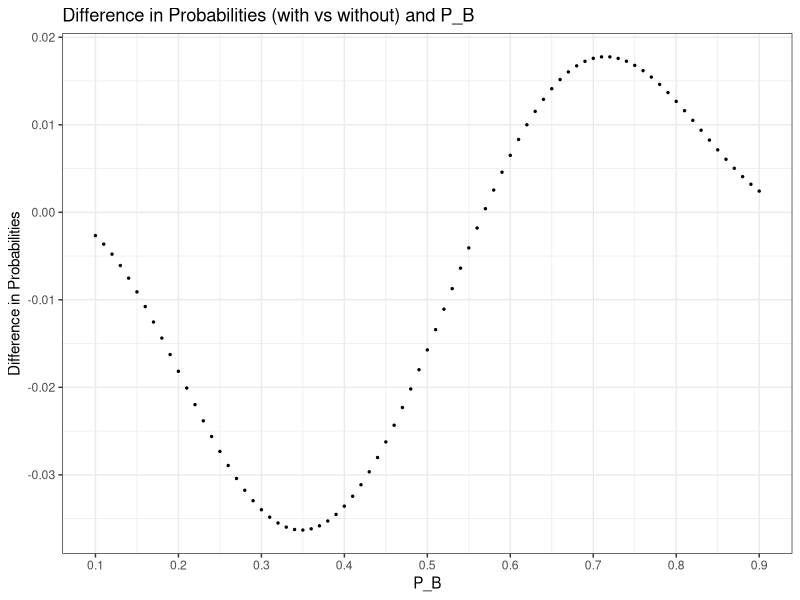
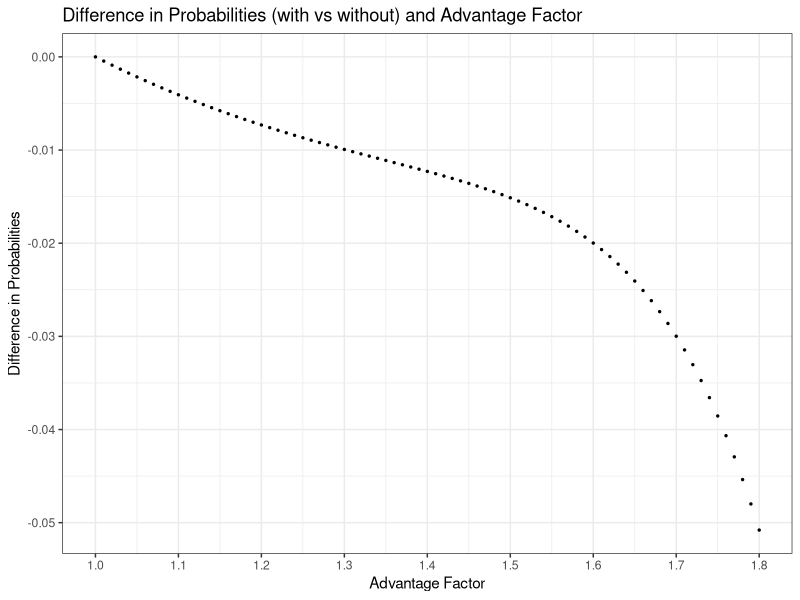

Recreate these plots in R, in order.
## ---- chunk 1
library('tidyverse')
library('ggplot2')
library('dplyr')
library('data.table')
## ---- chunk 2
# P(Braves win head-to-head match-up without home-field advantage)
p_b <- 0.55

# Home-field advantage multiplier
H <- 1.1
## ---- chunk 3
# sequence of game locations
loc <- c('NYC', 'NYC', 'ATL', 'ATL', 'ATL', 'NYC', 'NYC')
## ---- chunk 4
# function that Braves win without home-field advantage
p_without <- function(p_b) {
  # 1 - P(B<=3)
  1 - pbinom(3, 7, p_b)
}
## ---- chunk 5
# Partial answer to question1
(
  answer1_without <- p_without(p_b) # p_b = 0.55
)
## ---- chunk 6
p_with <- function(p_b, H) {
  p_b_h <- p_b * H
  p_b_a <- 1 - (1-p_b)*H
  1-(
    dbinom(0, 3, p_b_h) * dbinom(0, 4, p_b_a) +
    dbinom(1, 3, p_b_h) * dbinom(0, 4, p_b_a) +
    dbinom(0, 3, p_b_h) * dbinom(1, 4, p_b_a) +
    dbinom(0, 3, p_b_h) * dbinom(2, 4, p_b_a) +
    dbinom(1, 3, p_b_h) * dbinom(1, 4, p_b_a) +
    dbinom(2, 3, p_b_h) * dbinom(0, 4, p_b_a) +
    dbinom(0, 3, p_b_h) * dbinom(3, 4, p_b_a) + 
    dbinom(1, 3, p_b_h) * dbinom(2, 4, p_b_a) +
    dbinom(2, 3, p_b_h) * dbinom(1, 4, p_b_a) +
    dbinom(3, 3, p_b_h) * dbinom(0, 4, p_b_a)
  )
}
## ---- chunk 7
# Partial answer to question1
(
  answer1_with <- p_with(p_b, H) # p_b = 0.55 and H = 1.1
)
## ---- chunk 8
(
  answer1_difference <- abs(answer1_without - answer1_with)
)
## ---- chunk 9
set.seed(114514)
## ---- chunk 10
# simulation without home-field advantage
simulate_without <- function(p_b, size=1000000) {
  sum(rbinom(size,7,p_b)>=4)/size
}
## ---- chunk 11
# Partial answer to question2
(
  answer2_without <-simulate_without(p_b = p_b) # p_b = 0.55 
)
## ---- chunk 12
# simulation with home-field advantage
simulate_with <- function(p_b, H, size = 1000000) {
  p_b_h <- p_b * H
  p_b_a <- 1 - (1-p_b)*H
  sum(rbinom(size, 3, p_b_h) + rbinom(size, 4, p_b_a) >= 4)/size
}
## ---- chunk 13
(
  answer2_with <- simulate_with(p_b = p_b, H = H)
)
## ---- chunk 14
(
  answer2_difference <- abs(answer2_without - answer2_with)
)
## ---- chunk 15
# absolute error
(
  answer3_abserror_without <- abs(answer2_without - answer1_without)
)
(
  answer3_abserror_with <- abs(answer2_with - answer1_with)
)

# relative error
(
  answer3_relerror_without <- answer3_abserror_without / answer1_without
)
(
  answer3_relerror_with <- answer3_abserror_with / answer1_with
)
## ---- chunk 16
# Initialize an empty matrix
answer4_matrix <- data.frame(matrix(NA,81,0))
## ---- chunk 17
# set values of p_b
answer4_matrix$pb <- seq(0.1, 0.9, 0.01)
## ---- chunk 18
# calculate the probabilities
answer4_matrix$Without <- p_without(answer4_matrix$pb)
answer4_matrix$With <- p_with(answer4_matrix$pb, H=1.1)
answer4_matrix$difference <- answer4_matrix$With - answer4_matrix$Without
## ---- chunk 19
# difference in probabilities
(
  answer4_plot <- ggplot(
                    answer4_matrix,
                    aes(
                      x = pb,
                      y = difference
                    )
                  ) +
                  geom_point(
                    size = 0.5
                  ) +
                  scale_x_continuous(
                    breaks = seq(0.1, 0.9, 0.1)
                  ) +
                  labs(
                    title = 'Difference in Probabilities (with vs without) and P_B',
                    x = 'P_B',
                    y = 'Difference in Probabilities'
                  ) +
                  theme_bw()
)
## ---- chunk 20
# Initialize an empty matrix
answer5_matrix <- data.frame(matrix(NA, 81, 0))
## ---- chunk 21
# set values of H
answer5_matrix$h <- seq(1, 1.8, 0.01)
## ---- chunk 22
# calculate the probabilities
answer5_matrix$Without <- p_without(p_b = 0.55)
answer5_matrix$With <- p_with(p_b = 0.55, H = answer5_matrix$h)
answer5_matrix$difference <- answer5_matrix$With - answer5_matrix$Without
## ---- chunk 23
# difference in probabilities with respect to H
(
  answer5_plot <- ggplot(
                    answer5_matrix,
                    aes(
                      x = h,
                      y = difference
                    )
                  ) +
                  geom_point(
                    size = 0.5
                  ) +
                  scale_x_continuous(
                    breaks = seq(1, 1.8, 0.1)
                  ) +
                  labs(
                    title = 'Difference in Probabilities (with vs without) and Advantage Factor',
                    x = 'Advantage Factor',
                    y = 'Difference in Probabilities'
                  ) +
                  theme_bw()
)
